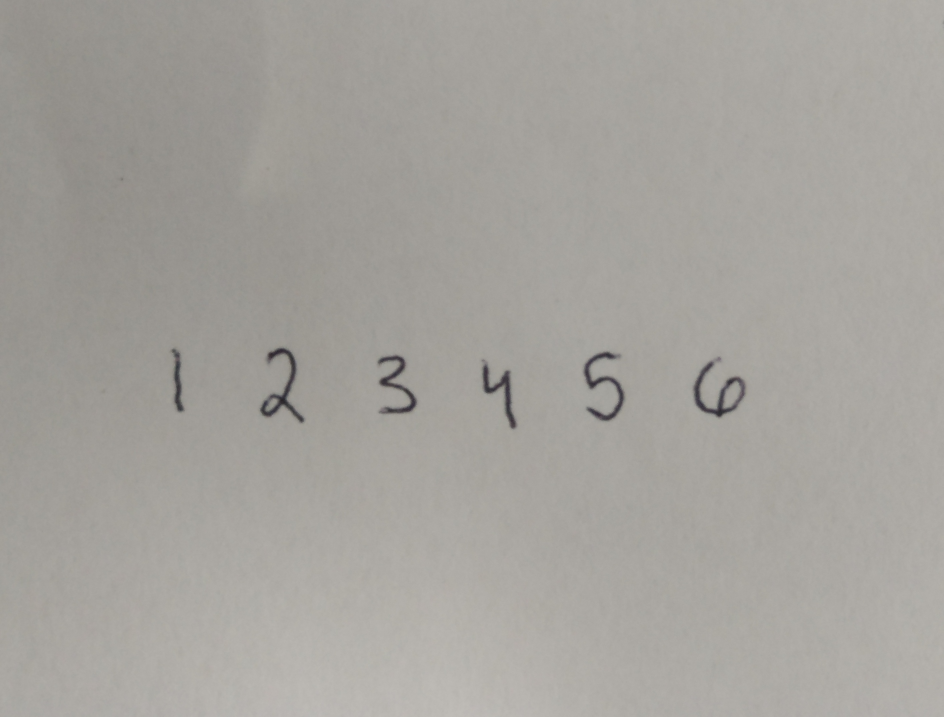
#> input picture sample3.jpg, 2831 x 2151 px (shown at 1/3 size)
$ python pre_process.py
#> lines starting #> are read from the running program, lines starting #| are printed output that depends on the picture
import cv2
import numpy as np
import imutils
'''
Take a soduku image, and return a clean mask after processing
'''

'''
Notes:

Thresholding: ret, img = cv2.threshold(img,127,255,cv2.THRESH_BINARY)
Histogram Equalization: img = cv2.equalizeHist(img)
Guassian Thresholding = cv2.adaptiveThreshold(img,255,cv2.ADAPTIVE_THRESH_GAUSSIAN_C,cv2.THRESH_BINARY,11,2)
Mean Thresholding: cv2.adaptiveThreshold(img,255,cv2.ADAPTIVE_THRESH_MEAN_C,cv2.THRESH_BINARY,11,2)

Dilation: cv2.dilate(img,kernel,iterations = 1)         kernel = np.ones((5,5),np.uint8)
Erode:  cv2.erode(img,kernel,iterations = 1)

Median filter:  cv2.medianBlur(img,5)
Bilateral Filter: cv2.bilateralFilter(img,9,75,75)
Gaussian Blur: cv2.GaussianBlur(img,(5,5),0)

'''

# [59 lines left out: functions process_pipeline, testing_pipeline, smart_processing, not called in this run]

if __name__ == "__main__":
    '''
    Will run testing filter pipeline
    '''
    print("Running main function")
    img = cv2.imread('sample3.jpg',0)
#> img: shape (2151, 2831); min 32, max 190, mean 162.3
    img = imutils.resize(img, height = 400, width=400)
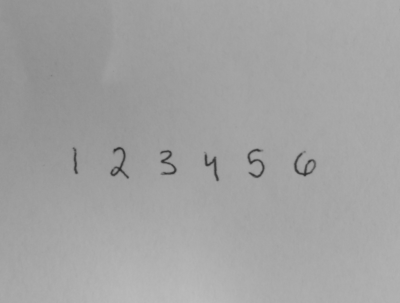
#> img: shape (303, 400); min 42, max 188, mean 162.3
    # [4 lines of commented-out code are left out]

    k = cv2.waitKey(0)
#> (key Esc is pressed here)
    while(k != 27):
        k = cv2.waitKey(0)

    cv2.destroyAllWindows()

$ run again, with sample2.jpg copied over sample3.jpg
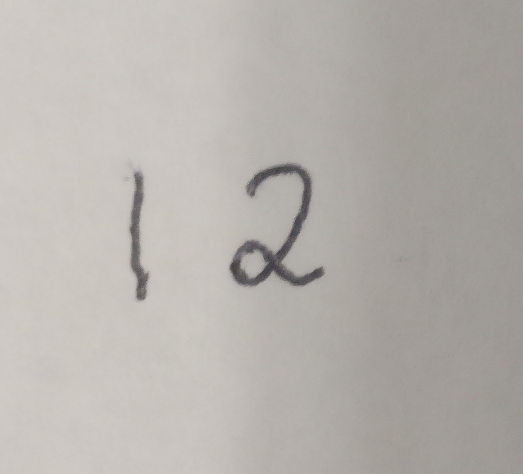
#> input picture sample2.jpg, 1046 x 947 px (shown at 1/2 size)
#> `img = imutils.resize(img, height = 400, width=400)`:
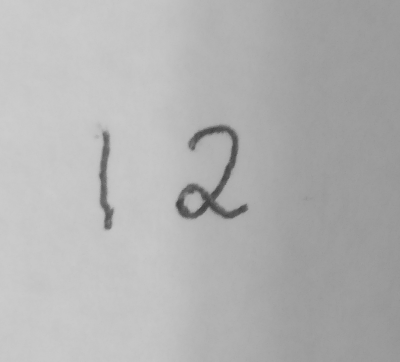
#> img: shape (362, 400); min 63, max 205, mean 178.5

$ run again, with sample4.jpg copied over sample3.jpg
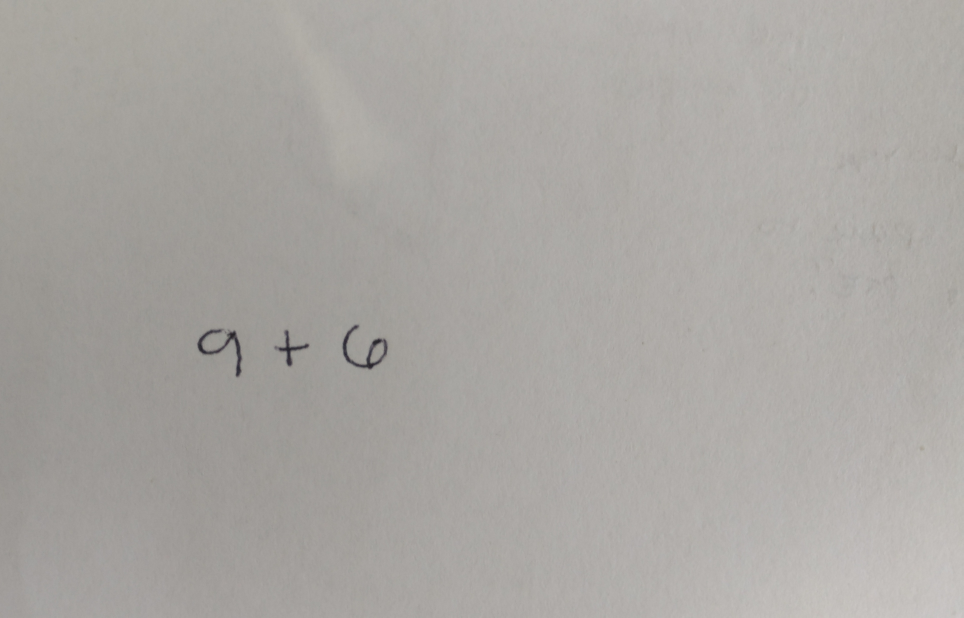
#> input picture sample4.jpg, 3853 x 2469 px (shown at 1/4 size)
#> `img = imutils.resize(img, height = 400, width=400)`:
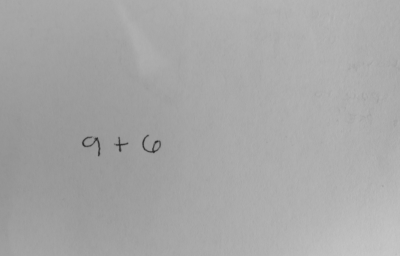
#> img: shape (256, 400); min 41, max 200, mean 166.9
